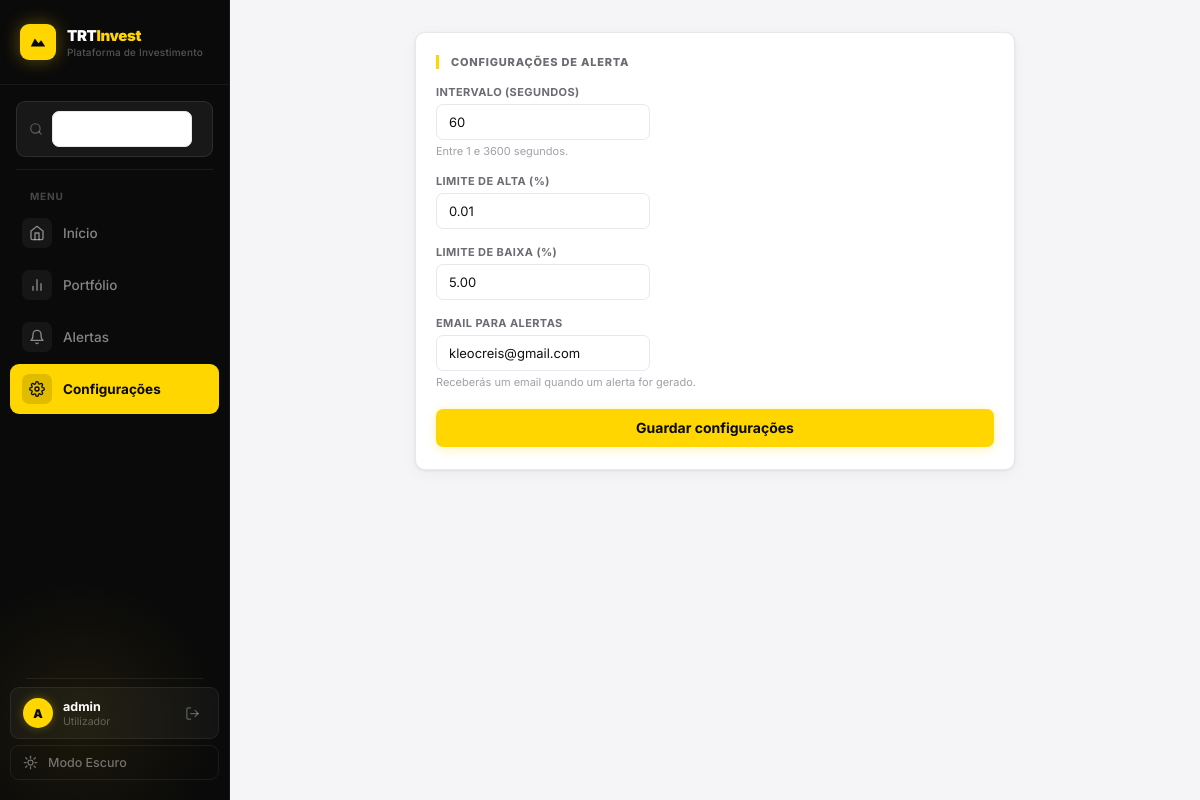
Page /settings/ (signed in) on the committed database.
### monitor/models.py (models this page shows, shortened)
class UserSettings(models.Model):
    monitoring_interval  = models.PositiveIntegerField(default=60)
    alert_threshold_high = models.DecimalField(max_digits=5, decimal_places=2, default=5.00)
    alert_threshold_low  = models.DecimalField(max_digits=5, decimal_places=2, default=5.00)
    alert_email          = models.EmailField(blank=True)

### monitor/views.py (the view)
# urls.py: path('settings/',                  views.settings_view, name='settings'),
@login_required
def settings_view(request):
    s = UserSettings.objects.first() or UserSettings.objects.create()
    if request.method == 'POST':
        form = SettingsForm(request.POST, instance=s)
        if form.is_valid():
            form.save()
            messages.success(request, "Configurações guardadas!")
            return redirect('settings')
        else:
            for error in form.errors.values():
                messages.error(request, error.as_text())
    else:
        form = SettingsForm(instance=s)
    return render(request, 'monitor/settings.html', {'form': form, 'settings': s})

### monitor/forms.py (shortened to what this page needs)
class SettingsForm(forms.ModelForm):
    class Meta:
        model  = UserSettings
        fields = ['monitoring_interval', 'alert_threshold_high', 'alert_threshold_low', 'alert_email']
        labels = {
            'monitoring_interval':  'Intervalo (segundos)',
            'alert_threshold_high': 'Limite de alta (%)',
            'alert_threshold_low':  'Limite de baixa (%)',
            'alert_email':          'Email para alertas',
        }

### monitor/templates/monitor/settings.html (shortened to what this page needs)
{% extends 'monitor/base.html' %}
{% block content %}
<div class="card" style="max-width:600px;margin:0 auto">
    <div class="section-title">Configurações de alerta</div>
    <form method="post">
        {% for field in form %}
            <label for="{{ field.id_for_label }}">{{ field.label }}</label>
            {{ field }}
            {% if field.name == 'alert_email' %}<div class="hint">Receberás um email quando um alerta for gerado.</div>{% endif %}
            {% if field.name == 'monitoring_interval' %}<div class="hint">Entre 1 e 3600 segundos.</div>{% endif %}
        {% endfor %}
        <button class="btn btn-primary" type="submit">Guardar configurações</button>
    </form>
</div>
{% endblock %}

### monitor/templates/monitor/base.html (shortened to what this page needs)
{% load static %}
<!DOCTYPE html>
<html lang="pt">
<head>
    <link rel="stylesheet" href="{% static 'monitor/css/main.css' %}?v=3">
</head>
<body>
<aside class="sidebar" id="sidebar">
    <div class="sb-glow" aria-hidden="true"></div>
    <a class="sb-logo" href="{% url 'home' %}">
        <div class="sb-logo-mark">
            <svg width="18" height="18" viewBox="0 0 20 20" fill="none">
                <path d="M2 15L6.5 6L10.5 11.5L13.5 8L18 15H2Z" fill="#0a0a0a"/>
            </svg>
        </div>
        <div class="sb-logo-text">
            <span class="sb-logo-title">TRT<em>Invest</em></span>
            <span class="sb-logo-sub">Plataforma de Investimento</span>
        </div>
    </a>
    <div class="sb-search-wrap">
        <svg width="14" height="14" viewBox="0 0 24 24" fill="none" stroke="currentColor" stroke-width="2" stroke-linecap="round" stroke-linejoin="round">
            <circle cx="11" cy="11" r="8"/><line x1="21" y1="21" x2="16.65" y2="16.65"/>
        </svg>
        <form method="get" action="/search/">
            <input type="text" name="q" placeholder="Pesquisar ativo..." autocomplete="off">
        </form>
    </div>
    <div class="sb-divider"></div>
    <nav class="sb-nav">
        <span class="sb-section-label">Menu</span>
        <a href="{% url 'home' %}" class="sb-link" id="nav-home">
            <span class="sb-link-icon">
                <svg width="16" height="16" viewBox="0 0 24 24" fill="none" stroke="currentColor" stroke-width="2" stroke-linecap="round" stroke-linejoin="round">
                    <path d="M3 9l9-7 9 7v11a2 2 0 0 1-2 2H5a2 2 0 0 1-2-2z"/>
                    <polyline points="9 22 9 12 15 12 15 22"/>
                </svg>
            </span>
            <span>Início</span>
        </a>
        <a href="{% url 'stock_list' %}" class="sb-link" id="nav-portfolio">
            <span class="sb-link-icon">
                <svg width="16" height="16" viewBox="0 0 24 24" fill="none" stroke="currentColor" stroke-width="2" stroke-linecap="round" stroke-linejoin="round">
                    <path d="M18 20V10M12 20V4M6 20v-6"/>
                </svg>
            </span>
            <span>Portfólio</span>
        </a>
        <a href="{% url 'alert_history' %}" class="sb-link" id="nav-alertas">
            <span class="sb-link-icon">
                <svg width="16" height="16" viewBox="0 0 24 24" fill="none" stroke="currentColor" stroke-width="2" stroke-linecap="round" stroke-linejoin="round">
                    <path d="M18 8A6 6 0 0 0 6 8c0 7-3 9-3 9h18s-3-2-3-9"/>
                    <path d="M13.73 21a2 2 0 0 1-3.46 0"/>
                </svg>
            </span>
            <span>Alertas</span>
        </a>
        <a href="{% url 'settings' %}" class="sb-link" id="nav-config">
            <span class="sb-link-icon">
            </span>
            <span>Configurações</span>
        </a>
    </nav>
    <div style="flex:1"></div>
    <div class="sb-bottom">
        <div class="sb-divider"></div>
        {% if user.is_authenticated %}
        <div class="sb-user">
            <div class="sb-avatar">{{ user.first_name|first|default:user.username|first|upper }}</div>
            <div class="sb-user-info">
                <span class="sb-user-name">{% if user.first_name %}{{ user.first_name }}{% else %}{{ user.username }}{% endif %}</span>
                <span class="sb-user-role">Utilizador</span>
            </div>
            <a href="{% url 'logout' %}" class="sb-logout" title="Sair">
                <svg width="15" height="15" viewBox="0 0 24 24" fill="none" stroke="currentColor" stroke-width="2" stroke-linecap="round" stroke-linejoin="round">
                    <path d="M9 21H5a2 2 0 0 1-2-2V5a2 2 0 0 1 2-2h4"/>
                    <polyline points="16 17 21 12 16 7"/>
                    <line x1="21" y1="12" x2="9" y2="12"/>
                </svg>
            </a>
        </div>
        {% endif %}
        <button class="sb-theme" id="theme-btn" aria-label="Alternar tema">
            <span class="sb-theme-label">Modo Escuro</span>
        </button>
    </div>
</aside>
<div class="page-wrap">
    <main class="{% block container_class %}container{% endblock %}">
        {% block content %}{% endblock %}
    </main>
</div>
</body>
</html>

### rows in the picture
UserSettings: form "60" "0.01" "5.00" "kleocreis@gmail.com"

### other values in the picture
{{ user.first_name|first|default:user.username|first|upper }} "A"
{{ user.username }} "admin"
{{ field.label }} "INTERVALO (SEGUNDOS)" "LIMITE DE ALTA (%)" "LIMITE DE BAIXA (%)" "EMAIL PARA ALERTAS"
